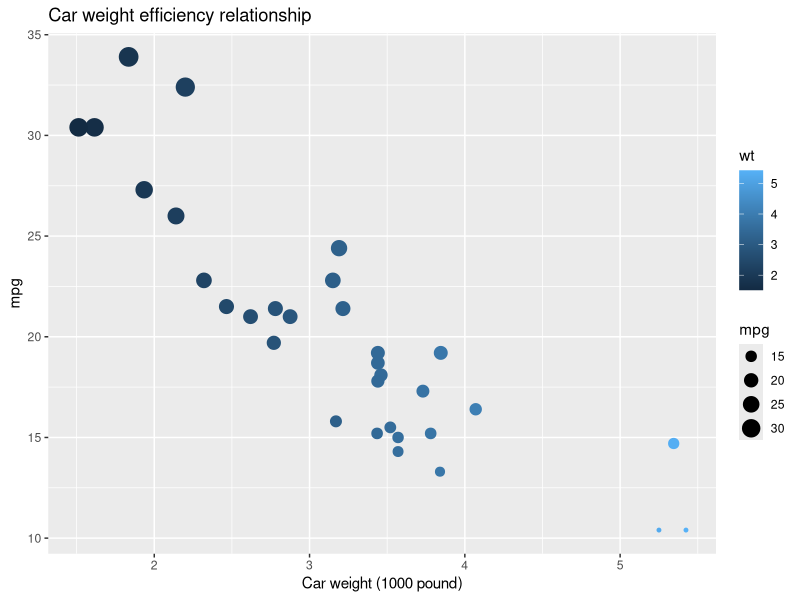

The R source for this figure:
## ---- chunk 1
library(tidyverse)
## ---- chunk 2

# Does 4 mathch 5? 
4 == 5

# Does 4 match 4? 
4 == 4

# Does 4 NOT MATCH 5? 
4 != 5

# Dose 4 match "4"?
4 == "4"

# with assigned variables:
cat <- 10
dog <- 7

cat > dog

# Is dog greater than cat, OR is cat less than 20?

dog > cat | cat < 20

# is dog less than cat AND cat == 10 ?
dog  > 0.5 * cat 

dog < cat & cat >2 & 4 >= dog
## ---- chunk 3
ggplot(data = mtcars, aes(x=wt, y=mpg)) +
  geom_point(aes(size = mpg, color = wt)) +
  labs(x="Car weight (1000 pound)", y= "mpg", title = "Car weight efficiency relationship")
